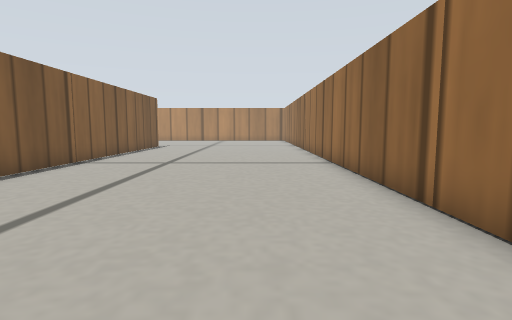
[1] (above)

22 first-person views from a walk through a robot-simulator world made for Gazebo. The camera is 0.12 m above the floor, tilts 6° down and sees 80° across. The floor is counted in squares, 0.1 m on a side. Each view is taken from the middle of a square. On the plan, view 1 faces up. The plan holds only what a view shows up to about 13 squares ahead; the rest is blank. Gazebo's built-in surfaces are drawn with simple patterns.

[2]
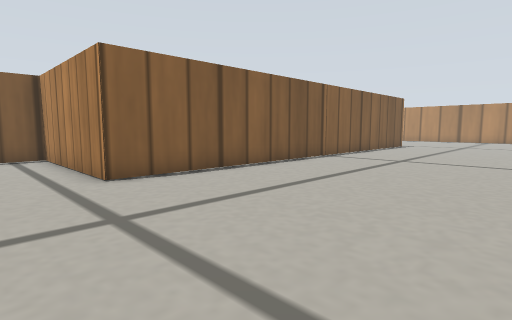

[3]
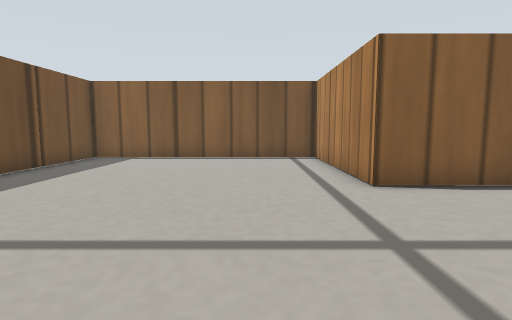

[4]
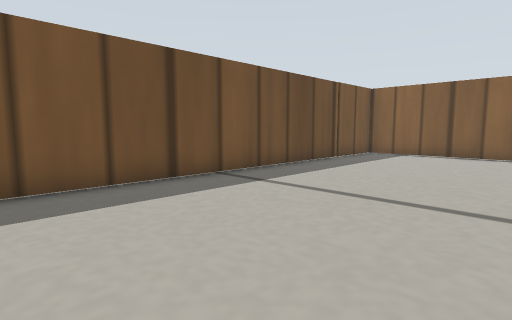

[5]
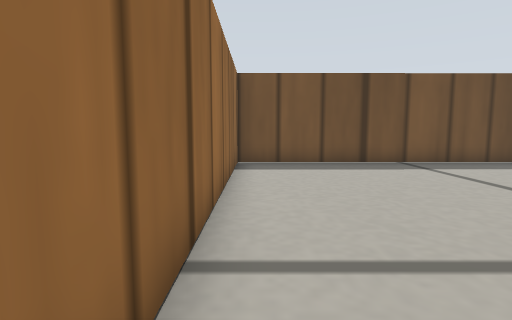

[6]
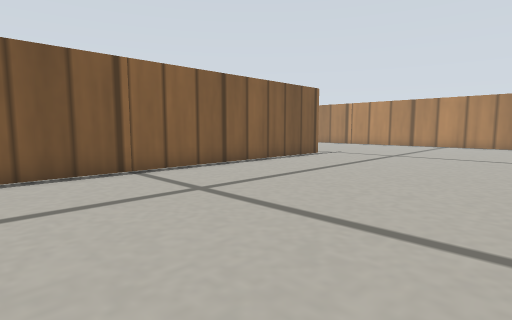

[7]
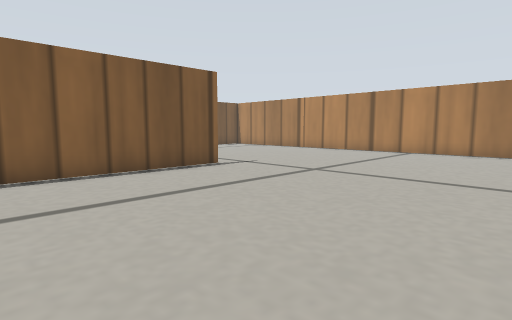

[8]
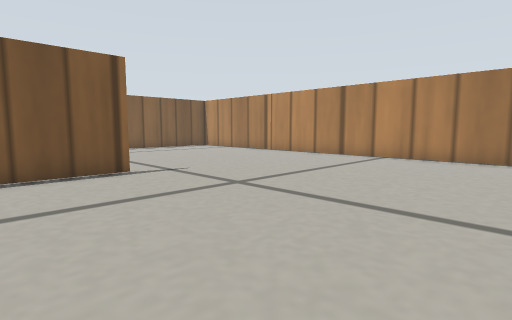

[9]
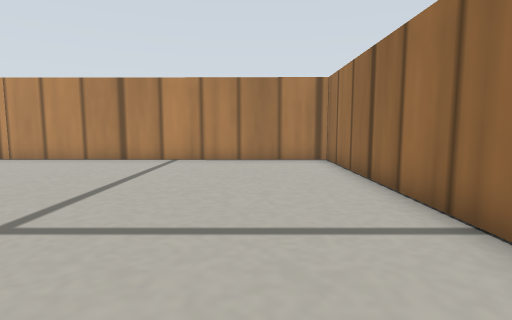

[10]
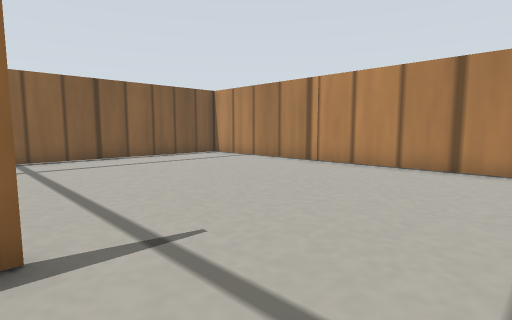

[11]
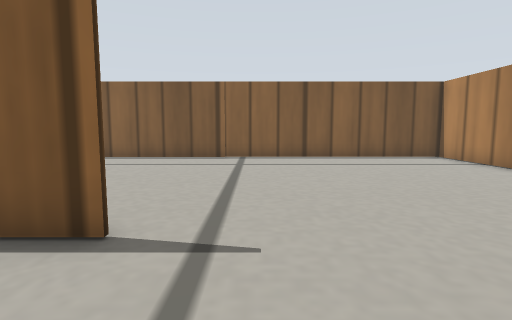

[12]
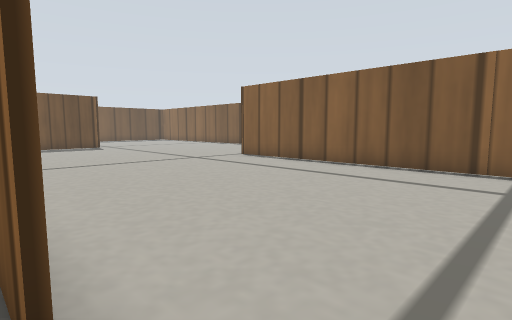

[13]
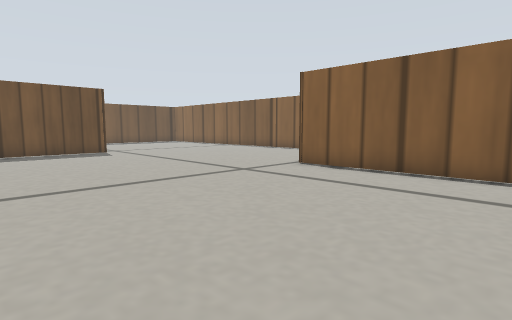

[14]
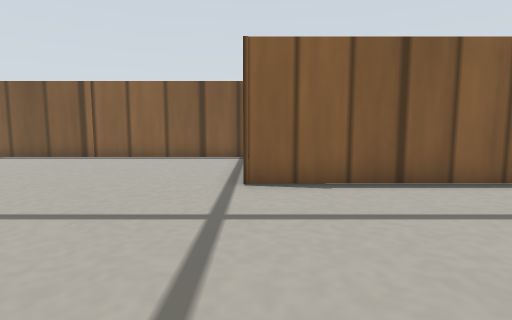

[15]
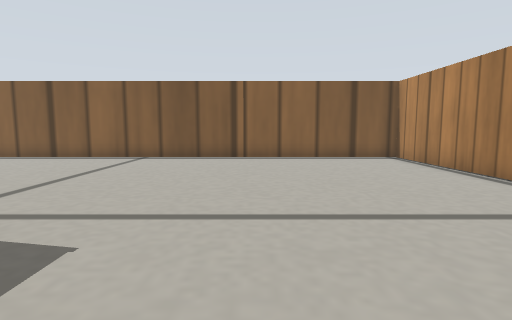

[16]
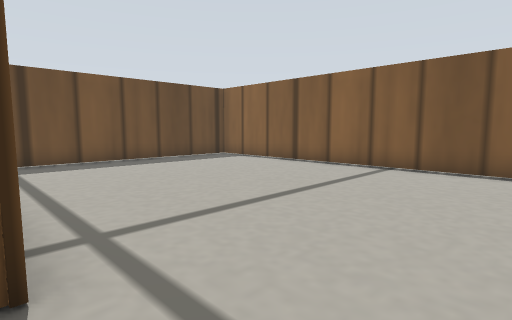

[17]
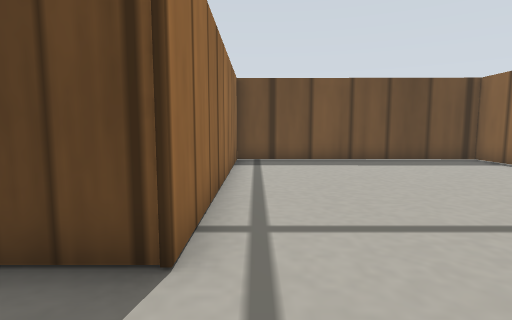

[18]
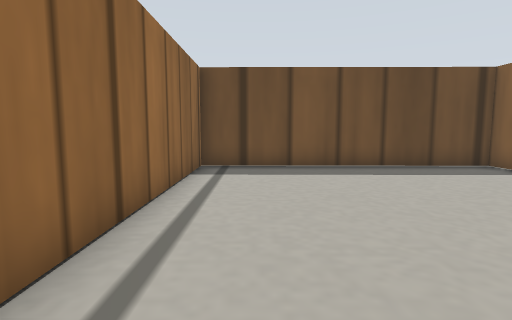

[19]
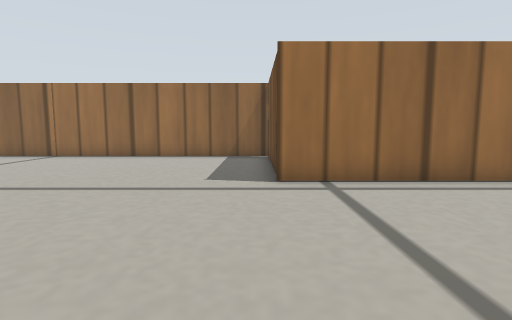

[20]
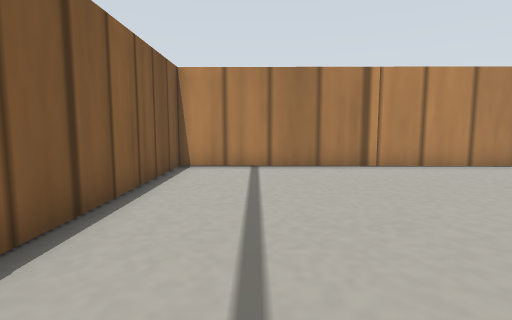

[21]
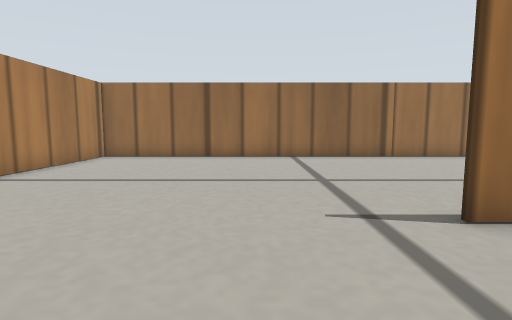

[22]
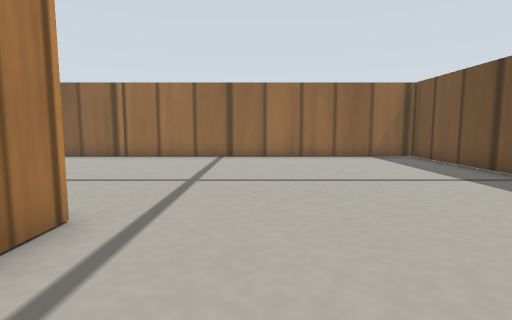

### Floor plan
Points are (right, up) in squares from view 1. A wall is a line through its corners. A room is listed if a view was taken in it or the views show most of it. See-through windows are left out.
Room 1 (views 1, 2, 3, 4, 5, 6, 7, 8, 9, 10, 11, 12, 22)
walls: (-6.2, 19.4) (-6.2, 1.4) (-12.2, 1.4) (-12.2, -7.5); (-12, -7.6) (2.6, -7.5) (2.6, 28.3) (-6.5, 28.4)
ways out: opening at (-6, 24) to room 2
Room 2 (views 13, 14, 15, 16, 17, 18, 19, 20, 21)
walls: (-15.7, 10.7) (-21.2, 10.6) (-21.2, -7.6) (-12, -7.6); (-6.3, 18.8) (-6.3, 19.4); (-12.3, -7.5) (-12.3, 1.5) (-6.3, 1.5) (-6.3, 12.8); (-6.5, 28.4) (-15.4, 28.5) (-15.4, 10.6)
ways out: opening at (-6, 24) to room 1

Positions as (right, up) in squares from view 1, and headings:
1: (0, 0), facing up
2: (1, -1), facing up-left
3: (0, -1), facing left
4: (2, -1), facing down-left
5: (2, 3), facing down
6: (2, 7), facing up-left
7: (2, 13), facing up-left
8: (2, 16), facing up-left
9: (0, 17), facing up
10: (-3, 19), facing up-left
11: (-3, 21), facing left
12: (-6, 21), facing down-left
13: (-7, 17), facing down-left
14: (-9, 11), facing left
15: (-9, 5), facing left
16: (-12, 4), facing down-left
17: (-13, 4), facing down
18: (-14, 2), facing down
19: (-19, 2), facing right
20: (-13, 19), facing up
21: (-10, 22), facing right
22: (-10, -1), facing right
